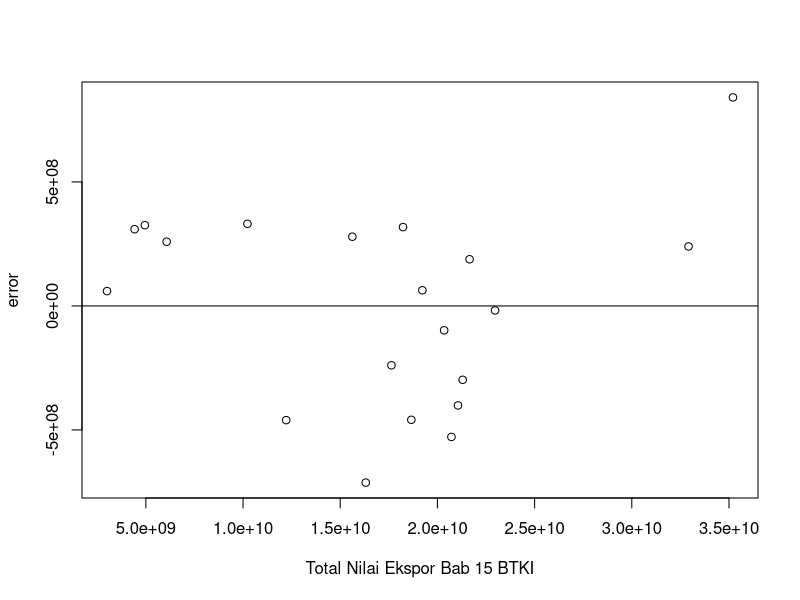
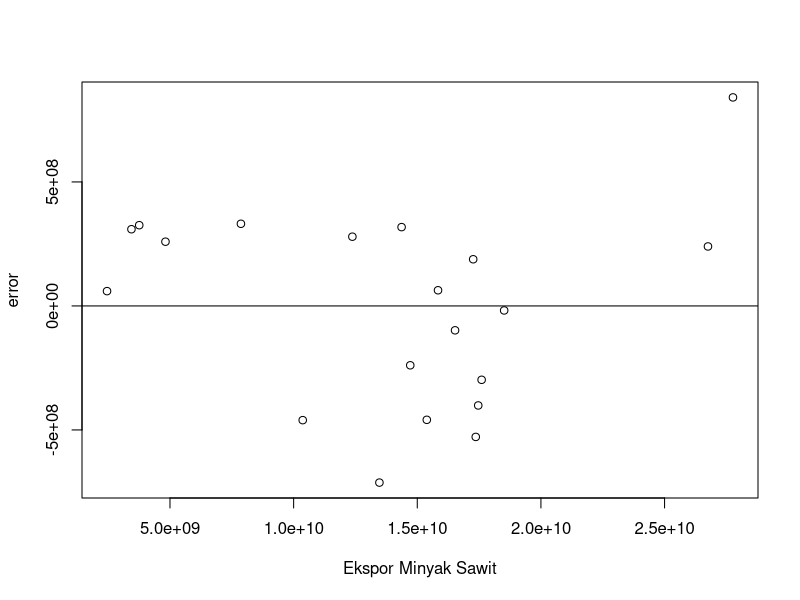
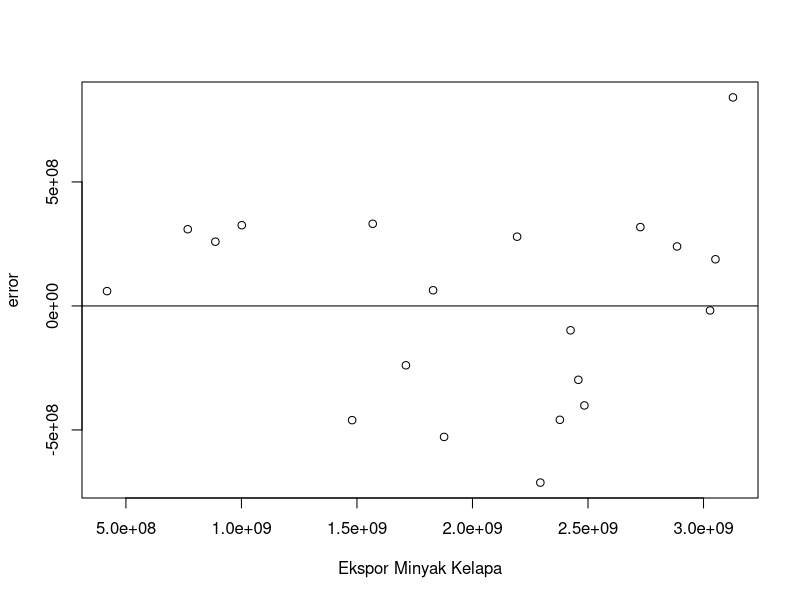
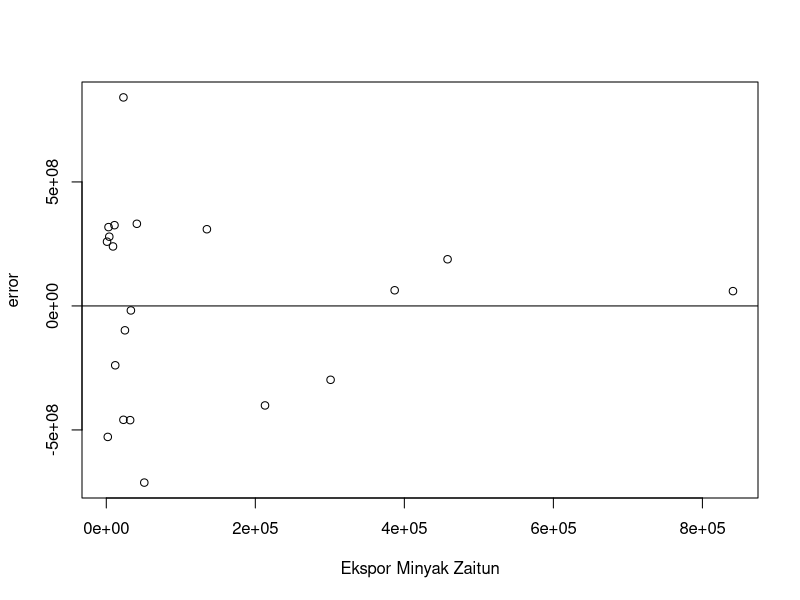
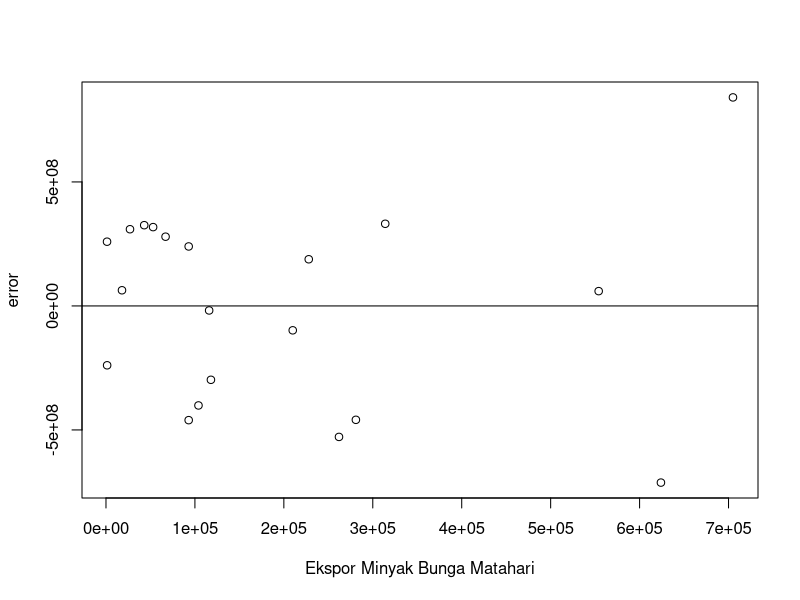

Generate these figures, in order, with R:
## ---- chunk 1
#| warning: false
#| echo: true
setwd("D:/METOPEL UAS/BAIHAQI METOPEL")
library(readxl)
library(tidyverse)
library(kableExtra)
## ---- chunk 2
#impor dataset
read_excel("nabati.xlsx")
dat <- read_excel("nabati.xlsx")
kbl(dat) %>%
  kable_styling(bootstrap_options = c("striped", "hover", "condensed", "responsive"))
reg1<-lm(minyak~sawit+kelapa+zaitun+bunga,data=dat)
## ---- chunk 3
dat$m<-resid(reg1)
plot(dat$minyak,dat$m,xlab="Total Nilai Ekspor Bab 15 BTKI",ylab="error")
abline(h=0)

## ---- chunk 4
dat$m<-resid(reg1)
plot(dat$sawit,dat$m,xlab="Ekspor Minyak Sawit",ylab="error")
abline(h=0)
## ---- chunk 5
dat$m<-resid(reg1)
plot(dat$kelapa,dat$m,xlab="Ekspor Minyak Kelapa",ylab="error")
abline(h=0)
## ---- chunk 6
dat$m<-resid(reg1)
plot(dat$zaitun,dat$m,xlab="Ekspor Minyak Zaitun",ylab="error")
abline(h=0)
## ---- chunk 7
dat$m<-resid(reg1)
plot(dat$bunga,dat$m,xlab="Ekspor Minyak Bunga Matahari",ylab="error")
abline(h=0)
## ---- chunk 8
reg1<-lm(minyak~sawit+kelapa+zaitun+bunga,data=dat)
summary(reg1)
